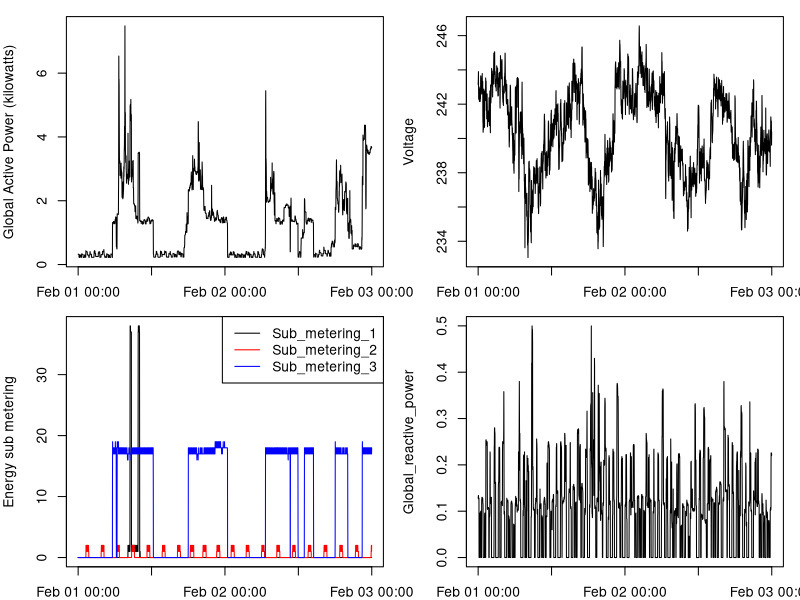

The R script that drew this image:

household_power_consumption = read.csv("household_power_consumption.csv")
dia_num =  paste(household_power_consumption$Date,household_power_consumption$Time)
dia_num = strptime(dia_num,format = "%Y-%m-%d  %H:%M:%S")

png("Plot4.png")
par(mfrow=c(2,2),mar=c(2,4,1,1))
plot(dia_num,household_power_consumption$Global_active_power,type="l",ylab = "Global Active Power (kilowatts)")
plot(dia_num,household_power_consumption$Voltage,type="l",ylab = "Voltage",xlab = "datetime")
plot(dia_num,household_power_consumption$Sub_metering_1,type="l",col="black",ylab = "Energy sub metering")
lines(dia_num,household_power_consumption$Sub_metering_2,type="l",col="red")
lines(dia_num,household_power_consumption$Sub_metering_3,type="l",col="blue")
legend("topright",lty = c(1,1,1),col=c("black","red","blue"),legend = c("Sub_metering_1","Sub_metering_2","Sub_metering_3"))
plot(dia_num,household_power_consumption$Global_reactive_power,type="l",ylab = "Global_reactive_power",xlab = "datetime")
dev.off()